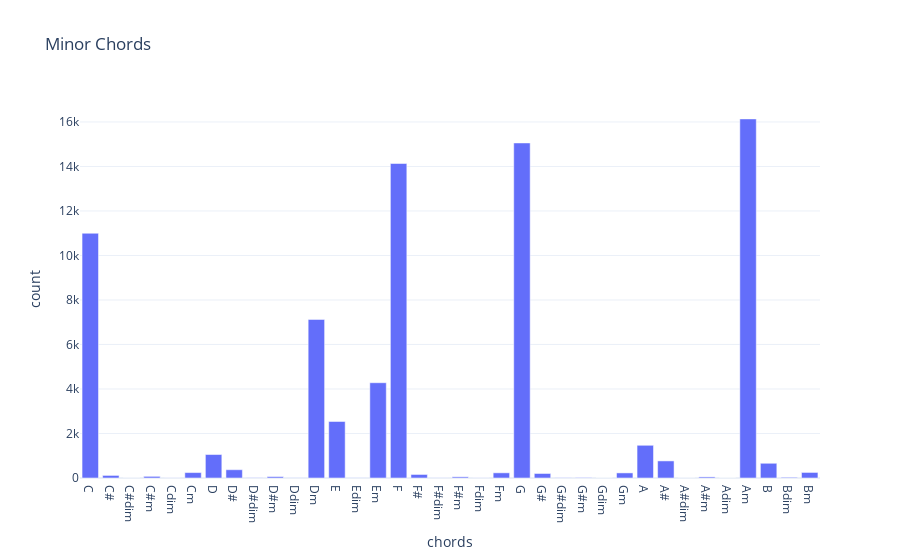

This figure's notebook cell:
### Code cell
plotChords(minor,'Minor Chords')

### Figure 1 — Plotly figure (JSON) as saved in the notebook; plotly's stock layout.template omitted (floating-point values rounded to 4 significant figures)
{"data": [{"alignmentgroup": "True", "hovertemplate": "chords=%{x}<br>count=%{y}<extra></extra>", "legendgroup": "", "marker": {"color": "#636efa", "pattern": {"shape": ""}}, "name": "", "offsetgroup": "", "orientation": "v", "showlegend": false, "textposition": "auto", "type": "bar", "x": ["C", "C#", "C#dim", "C#m", "Cdim", "Cm", "D", "D#", "D#dim", "D#m", "Ddim", "Dm", "E", "Edim", "Em", "F", "F#", "F#dim", "F#m", "Fdim", "Fm", "G", "G#", "G#dim", "G#m", "Gdim", "Gm", "A", "A#", "A#dim", "A#m", "Adim", "Am", "B", "Bdim", "Bm"], "xaxis": "x", "y": [10999, 116, 2, 74, 4, 244, 1055, 372, 12, 62, 7, 7126, 2540, 7, 4282, 14133, 159, 6, 53, 4, 233, 15057, 203, 12, 20, 0, 229, 1470, 768, 2, 49, 0, 16138, 662, 31, 250], "yaxis": "y"}], "layout": {"autosize": true, "barmode": "relative", "legend": {"tracegroupgap": 0}, "title": {"text": "Minor Chords"}, "xaxis": {"anchor": "y", "autorange": true, "domain": [0, 1], "range": [-0.5, 35.5], "title": {"text": "chords"}, "type": "category"}, "yaxis": {"anchor": "x", "autorange": true, "domain": [0, 1], "range": [0, 16990.0], "title": {"text": "count"}, "type": "linear"}}}
